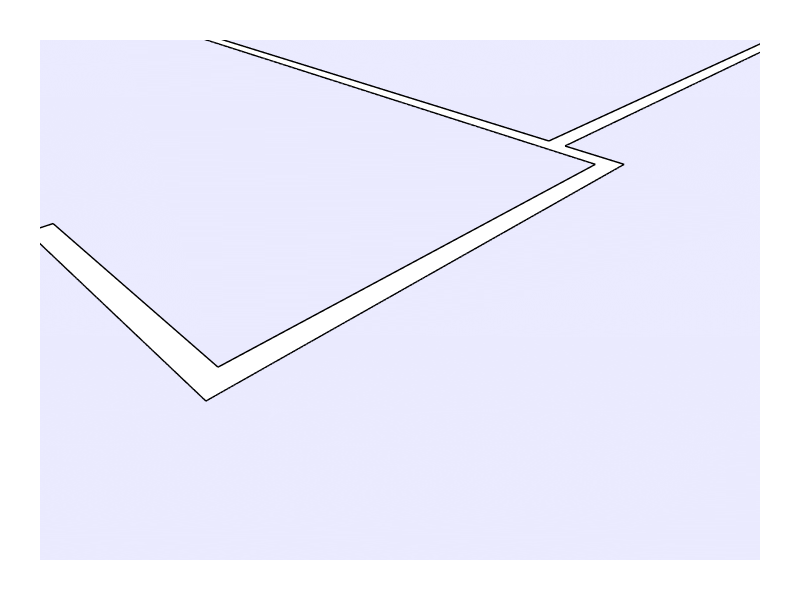

Notebook code for this chart:
### Markdown cell above
## 6. Show the geometry

### Code cell
Topology.Show(Ground_floor,
              faceColor=[210,210,250],
              faceOpacity=0.5,
              edgeColor="black",
              edgeWidth=3,
              showVertices=False,
              backgroundColor="white",
              width=800,
              height=600,
              renderer = renderer)

### Figure 1 — Plotly figure (JSON) as saved in the notebook; plotly's stock layout.template omitted (floating-point values rounded to 4 significant figures; data arrays with more than 128 entries replaced by an {"elided": "..."} marker saying what was removed)
{"data": [{"hoverinfo": "text", "legendgroup": "2", "legendrank": 2, "line": {"color": "black", "dash": "solid", "width": 3}, "marker": {"size": 0}, "mode": "lines", "name": "1: Untitled (Edges)", "showlegend": false, "text": "", "type": "scatter3d", "x": {"elided": "966 float values"}, "y": {"elided": "966 float values"}, "z": {"elided": "966 float values"}}, {"cmax": 1, "cmin": 0, "color": "#D2D2FA", "colorscale": [[0, "#440154"], [0.1111, "#482878"], [0.2222, "#3e4989"], [0.3333, "#31688e"], [0.4444, "#26828e"], [0.5556, "#1f9e89"], [0.6667, "#35b779"], [0.7778, "#6ece58"], [0.8889, "#b5de2b"], [1, "#fde725"]], "flatshading": true, "hoverinfo": "text", "hovertext": "", "i": {"elided": "320 int values"}, "j": {"elided": "320 int values"}, "k": {"elided": "320 int values"}, "legendgroup": "3", "legendrank": 3, "lighting": {"facenormalsepsilon": 0}, "name": "1: Untitled (Faces)", "opacity": 0.5, "showlegend": false, "showscale": false, "text": "", "type": "mesh3d", "x": {"elided": "322 float values"}, "y": {"elided": "322 float values"}, "z": {"elided": "322 float values"}}], "layout": {"autosize": true, "height": 600, "margin": {"b": 40, "l": 40, "r": 40, "t": 40}, "paper_bgcolor": "#FFFFFF", "plot_bgcolor": "#FFFFFF", "scene": {"aspectmode": "data", "camera": {"center": {"x": 0, "y": 0, "z": 0}, "eye": {"x": -1.25, "y": -1.25, "z": 1.25}, "projection": {"type": "perspective"}, "up": {"x": 0, "y": 0, "z": 1}}, "xaxis": {"visible": false}, "yaxis": {"visible": false}, "zaxis": {"visible": false}}, "showlegend": true, "width": 800, "xaxis": {"showgrid": false, "visible": false, "zeroline": false}, "yaxis": {"showgrid": false, "visible": false, "zeroline": false}}}
